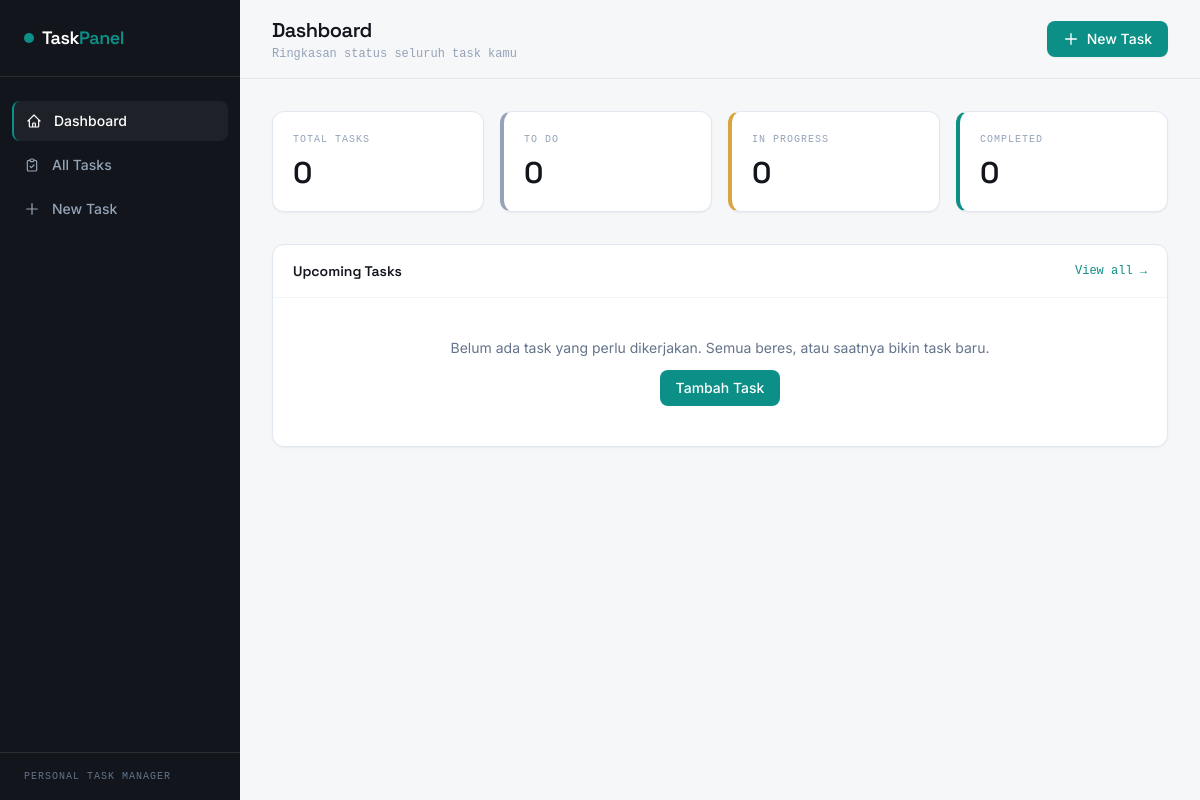
Before: / with the older database file.
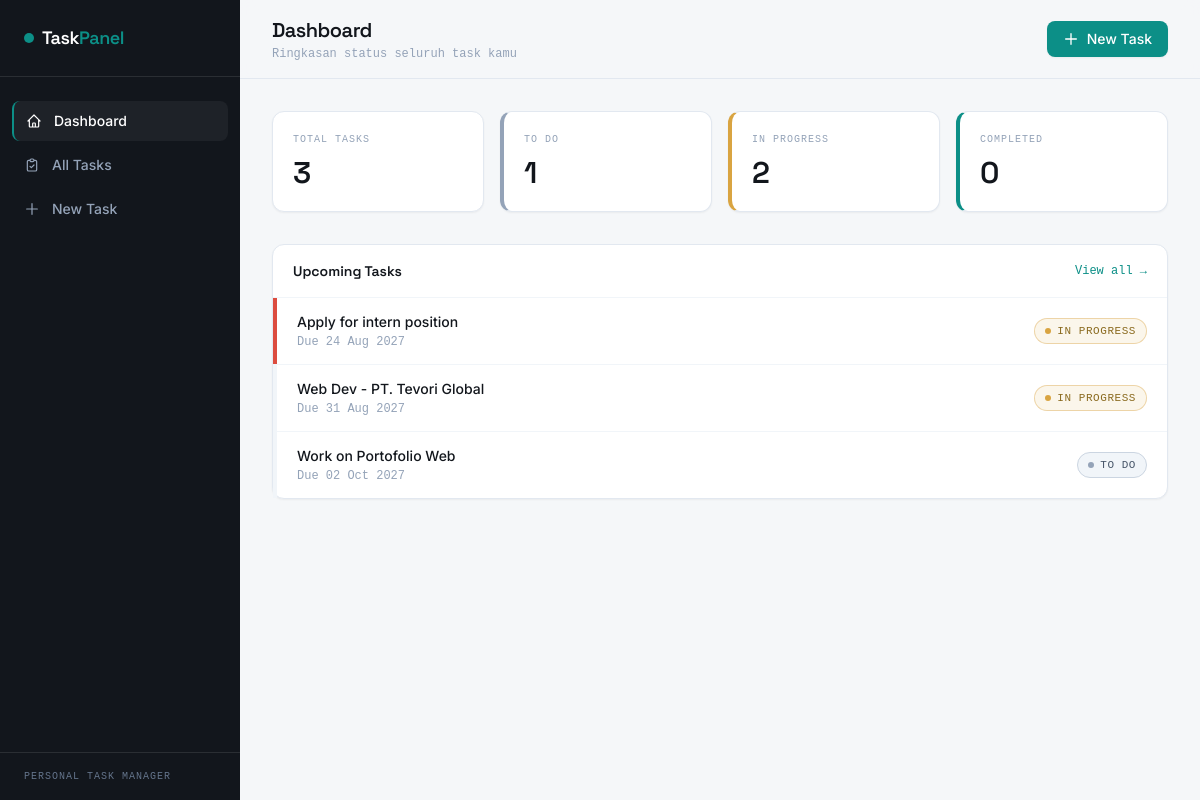
After: the same page with the newer database file.
### tasks/models.py (models this page shows, shortened)
class Task(models.Model):
    class Status(models.TextChoices):
        TODO = "TODO", "To Do"
        IN_PROGRESS = "IN_PROGRESS", "In Progress"
        COMPLETED = "COMPLETED", "Completed"
    class Priority(models.TextChoices):
        LOW = "LOW", "Low"
        MEDIUM = "MEDIUM", "Medium"
        HIGH = "HIGH", "High"
    title = models.CharField(max_length=200)
    description = models.TextField(blank=True)
    status = models.CharField(
        max_length=20, choices=Status.choices, default=Status.TODO
    )
    priority = models.CharField(
        max_length=10, choices=Priority.choices, default=Priority.MEDIUM
    )
    due_date = models.DateField(null=True, blank=True)
    created_at = models.DateTimeField(auto_now_add=True)
    updated_at = models.DateTimeField(auto_now=True)
    class Meta:
        ordering = ["-created_at"]

### tasks/views.py (the view)
# urls.py: path("", views.dashboard, name="dashboard"),
def dashboard(request):
    status_counts = Task.objects.values("status").annotate(count=Count("id"))
    counts = {item["status"]: item["count"] for item in status_counts}
    upcoming = Task.objects.exclude(status=Task.Status.COMPLETED).order_by("due_date")[:5]
    context = {
        "total": Task.objects.count(),
        "todo_count": counts.get(Task.Status.TODO, 0),
        "in_progress_count": counts.get(Task.Status.IN_PROGRESS, 0),
        "completed_count": counts.get(Task.Status.COMPLETED, 0),
        "upcoming": upcoming,
    }
    return render(request, "tasks/dashboard.html", context)

### tasks/templates/tasks/dashboard.html (shortened to what this page needs)
{% extends "tasks/base.html" %}
{% block page_title %}Dashboard{% endblock %}
{% block page_subtitle %}
  <p class="font-mono text-xs text-slate-400 mt-0.5">Ringkasan status seluruh task kamu</p>
{% endblock %}
{% block content %}
<div class="space-y-8">
  <div class="grid grid-cols-2 lg:grid-cols-4 gap-4">
    <div class="rounded-xl border border-slate-200 bg-white p-5 shadow-sm">
      <p class="font-mono text-[10px] uppercase tracking-widest text-slate-400">Total Tasks</p>
      <p class="font-display mt-2 text-3xl font-semibold text-[#12161C]">{{ total }}</p>
    </div>
    <div class="rounded-xl border border-slate-200 bg-white p-5 shadow-sm border-l-4 border-l-slate-400">
      <p class="font-mono text-[10px] uppercase tracking-widest text-slate-400">To Do</p>
      <p class="font-display mt-2 text-3xl font-semibold text-[#12161C]">{{ todo_count }}</p>
    </div>
    <div class="rounded-xl border border-slate-200 bg-white p-5 shadow-sm border-l-4 border-l-[#D9A441]">
      <p class="font-mono text-[10px] uppercase tracking-widest text-slate-400">In Progress</p>
      <p class="font-display mt-2 text-3xl font-semibold text-[#12161C]">{{ in_progress_count }}</p>
    </div>
    <div class="rounded-xl border border-slate-200 bg-white p-5 shadow-sm border-l-4 border-l-[#0C8F87]">
      <p class="font-mono text-[10px] uppercase tracking-widest text-slate-400">Completed</p>
      <p class="font-display mt-2 text-3xl font-semibold text-[#12161C]">{{ completed_count }}</p>
    </div>
  </div>
  <div class="rounded-xl border border-slate-200 bg-white shadow-sm">
    <div class="flex items-center justify-between border-b border-slate-100 px-5 py-4">
      <h2 class="font-display text-sm font-semibold text-[#12161C]">Upcoming Tasks</h2>
      <a href="{% url 'tasks:task_list' %}" class="font-mono text-xs text-[#0C8F87] hover:text-[#0A6F68]">View all →</a>
    </div>
    {% if upcoming %}
      <ul class="divide-y divide-slate-100">
        {% for task in upcoming %}
          <li class="flex items-center gap-4 px-5 py-3.5 border-l-4
              {% if task.priority == 'HIGH' %}border-l-[#DC4C3F]
              {% elif task.priority == 'MEDIUM' %}border-l-[#D9A441]
              {% else %}border-l-[#6B93B0]{% endif %}">
            <a href="{% url 'tasks:task_detail' task.pk %}" class="flex-1 min-w-0">
              <p class="truncate text-sm font-medium text-[#12161C] hover:text-[#0C8F87]">{{ task.title }}</p>
              <p class="font-mono text-xs text-slate-400 mt-0.5">
                {% if task.due_date %}Due {{ task.due_date|date:"d M Y" }}{% else %}No due date{% endif %}
              </p>
            </a>
            {% include "tasks/_status_badge.html" %}
          </li>
        {% endfor %}
      </ul>
    {% else %}
      <div class="px-5 py-10 text-center">
        <p class="text-sm text-slate-500">Belum ada task yang perlu dikerjakan. Semua beres, atau saatnya bikin task baru.</p>
        <a href="{% url 'tasks:task_create' %}" class="mt-3 inline-flex items-center gap-2 rounded-lg bg-[#0C8F87] px-4 py-2 text-sm font-medium text-white hover:bg-[#0A6F68]">
          Tambah Task
        </a>
      </div>
    {% endif %}
  </div>
</div>
{% endblock %}

### tasks/templates/tasks/base.html (shortened to what this page needs)
{% load static %}
<!DOCTYPE html>
<html lang="id" class="h-full">
<head>
  <script src="https://cdn.tailwindcss.com"></script>
</head>
<body
  class="h-full bg-[#F5F7F9] text-[#12161C] antialiased"
  hx-headers='{"X-CSRFToken": "{{ csrf_token }}"}'
  x-data="{ sidebarOpen: false }"
>
  <div class="flex h-full min-h-screen">
    <aside class="hidden lg:flex lg:w-60 lg:flex-col lg:fixed lg:inset-y-0 bg-[#12161C] text-slate-300">
      <div class="flex items-center gap-2 px-6 py-6 border-b border-white/10">
        <span class="h-2.5 w-2.5 rounded-full bg-[#0C8F87]"></span>
        <span class="font-display text-lg font-semibold tracking-tight text-white">Task<span class="text-[#0C8F87]">Panel</span></span>
      </div>
      <nav class="flex-1 overflow-y-auto thin-scroll px-3 py-6 space-y-1">
        <a href="{% url 'tasks:dashboard' %}"
           class="flex items-center gap-3 rounded-lg px-3 py-2.5 text-sm font-medium transition
                  {% if request.resolver_match.url_name == 'dashboard' %}bg-white/5 text-white border-l-2 border-[#0C8F87]{% else %}text-slate-400 hover:bg-white/5 hover:text-white{% endif %}">
          <svg class="h-4 w-4 shrink-0" fill="none" viewBox="0 0 24 24" stroke="currentColor" stroke-width="1.8">
            <path stroke-linecap="round" stroke-linejoin="round" d="M3 12l2-2m0 0l7-7 7 7M5 10v10a1 1 0 001 1h3m10-11l2 2m-2-2v10a1 1 0 01-1 1h-3m-6 0a1 1 0 001-1v-4a1 1 0 011-1h2a1 1 0 011 1v4a1 1 0 001 1m-6 0h6" />
          </svg>
          Dashboard
        </a>
        <a href="{% url 'tasks:task_list' %}"
           class="flex items-center gap-3 rounded-lg px-3 py-2.5 text-sm font-medium transition
                  {% if request.resolver_match.url_name == 'task_list' %}bg-white/5 text-white border-l-2 border-[#0C8F87]{% else %}text-slate-400 hover:bg-white/5 hover:text-white{% endif %}">
          <svg class="h-4 w-4 shrink-0" fill="none" viewBox="0 0 24 24" stroke="currentColor" stroke-width="1.8">
            <path stroke-linecap="round" stroke-linejoin="round" d="M9 5H7a2 2 0 00-2 2v12a2 2 0 002 2h10a2 2 0 002-2V7a2 2 0 00-2-2h-2M9 5a2 2 0 002 2h2a2 2 0 002-2M9 5a2 2 0 012-2h2a2 2 0 012 2m-6 9l2 2 4-4" />
          </svg>
          All Tasks
        </a>
        <a href="{% url 'tasks:task_create' %}"
           class="flex items-center gap-3 rounded-lg px-3 py-2.5 text-sm font-medium transition
                  {% if request.resolver_match.url_name == 'task_create' %}bg-white/5 text-white border-l-2 border-[#0C8F87]{% else %}text-slate-400 hover:bg-white/5 hover:text-white{% endif %}">
          <svg class="h-4 w-4 shrink-0" fill="none" viewBox="0 0 24 24" stroke="currentColor" stroke-width="1.8">
            <path stroke-linecap="round" stroke-linejoin="round" d="M12 4v16m8-8H4" />
          </svg>
          New Task
        </a>
      </nav>
      <div class="px-6 py-4 border-t border-white/10">
        <p class="font-mono text-[10px] uppercase tracking-widest text-slate-500">Personal Task Manager</p>
      </div>
    </aside>
    <div class="flex-1 lg:pl-60 flex flex-col min-h-screen">
      <header class="sticky top-0 z-30 flex items-center gap-4 border-b border-slate-200 bg-[#F5F7F9]/90 backdrop-blur px-4 py-4 lg:px-8">
        <div class="flex-1">
          <h1 class="font-display text-xl font-semibold tracking-tight text-[#12161C]">
            {% block page_title %}Dashboard{% endblock %}
          </h1>
          {% block page_subtitle %}{% endblock %}
        </div>
        <a href="{% url 'tasks:task_create' %}"
           class="inline-flex items-center gap-2 rounded-lg bg-[#0C8F87] px-4 py-2 text-sm font-medium text-white shadow-sm transition hover:bg-[#0A6F68] focus:outline-none">
          <svg class="h-4 w-4" fill="none" viewBox="0 0 24 24" stroke="currentColor" stroke-width="2">
            <path stroke-linecap="round" stroke-linejoin="round" d="M12 4v16m8-8H4" />
          </svg>
          <span class="hidden sm:inline">New Task</span>
        </a>
      </header>
      <main class="flex-1 px-4 py-6 lg:px-8 lg:py-8">
        {% block content %}{% endblock %}
      </main>
    </div>
  </div>
</body>
</html>

### tasks/templates/tasks/_status_badge.html (shortened to what this page needs)
<span id="status-badge-{{ task.id }}"
      class="inline-flex items-center gap-1.5 rounded-full border px-2.5 py-1 font-mono text-[11px] font-medium uppercase tracking-wider
      {% if task.status == 'TODO' %}
        border-slate-300 bg-slate-100 text-slate-600
      {% elif task.status == 'IN_PROGRESS' %}
        border-[#D9A441]/40 bg-[#D9A441]/10 text-[#8A6A1F]
      {% else %}
        border-[#0C8F87]/40 bg-[#0C8F87]/10 text-[#0A6F68]
      {% endif %}">
  <span class="h-1.5 w-1.5 rounded-full
    {% if task.status == 'TODO' %}bg-slate-400
    {% elif task.status == 'IN_PROGRESS' %}bg-[#D9A441]
    {% else %}bg-[#0C8F87]{% endif %}">
  </span>
  {{ task.get_status_display }}
</span>

### tasks/templates/tasks/base.html (style rules this page uses)
:root { --font-display: 'Space Grotesk', sans-serif; --font-body: 'Inter', sans-serif; --font-mono: 'JetBrains Mono', monospace; }
body { font-family: var(--font-body); }
.font-display { font-family: var(--font-display); }
.font-mono { font-family: var(--font-mono); }

Changed rows visible on the page:
added Task: title "Apply for intern position", due_date "24 Aug 2027", status "IN PROGRESS", priority "HIGH" (drawn)
added Task: title "Web Dev - PT. Tevori Global", due_date "31 Aug 2027", status "IN PROGRESS"
added Task: title "Work on Portofolio Web", due_date "02 Oct 2027", status "TO DO", priority "LOW" (drawn)
Other visible differences:
{{ total }}: "0" → "3"
{{ todo_count }}: "0" → "1"
{{ in_progress_count }}: "0" → "2"
text no longer shown: "Belum ada task yang perlu dikerjakan. Semua beres, atau saatnya bikin task baru. Tambah Task"
